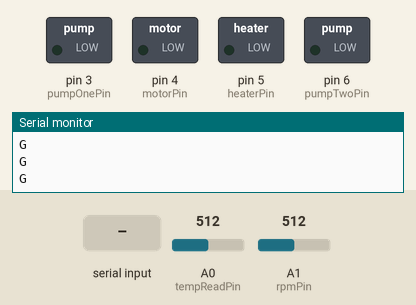
A sketch run on a simulated Arduino Uno, built with avr-gcc and run on an emulated ATmega328P. On the bench: switched loads named in the sketch (green lamp = pin HIGH), the last lines printed to the serial monitor. Inputs (shaded band) come from the test bench; at power-on: A0 (tempReadPin) = 512, A1 (rpmPin) = 512.

Above: at 1.0 s.
1.1 s: "90,45\n" received over Serial
At 2.0 s:
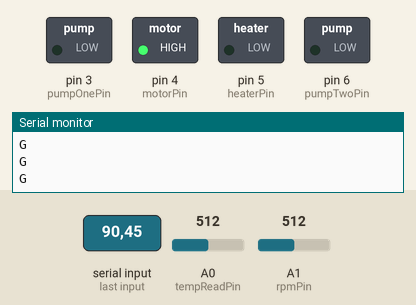
At 7.7 s:
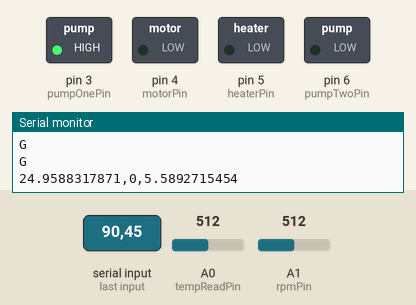
Timing chart, 0 to 8.7 s (numbered marks = the images above; inputs shaded):
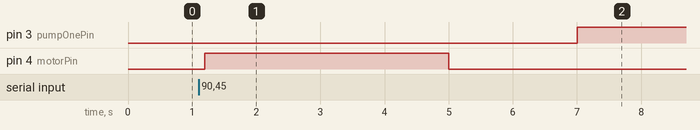

The sketch:

TestOneUI_AP.ino
```cpp
#include <math.h>
/* Pins definition*/
/* Heater */
#define heaterPin 5
#define tempReadPin A0
/* Motor */
#define motorPin 4
#define rpmPin A1
/* PH */
#define phPin A2
#define pumpOnePin 3  //pumpOne is acid
#define pumpTwoPin 6  //pumpTwo is alkali

/* global variables */
int Mode = 3; //Mode 0 -> Heating, 1 -> pH, 2 -> Stiring
char inString;
float inByte;
bool modeSetted = false;

/*Real hardware reading*/
float READTEMP;
int READRPM;
float READPH;

/* circuit variables */
// heater
float TherVal;
int Temp = 20;
float optTemp = 20;   // here i change the original 'Temp' to 'TempOpt'
// motor
int sensorMax = 0;
int optRpm = 1000;
double realRpm;
int motorVolt = 21; // the voltage putting into the analogy
// pH
float voltRead;
double volt;
double pH;  // real pH
float optPh = 5; // optimal pH

void setup() {
  Serial.begin (9600);
  establishContact();
  /* set heater pin mode */
  pinMode(heaterPin, OUTPUT);
  pinMode(tempReadPin, INPUT);
  /* set motor pin mode*/
  pinMode(motorPin, OUTPUT);
  pinMode(rpmPin, INPUT);
  /* set heater pin mode */
  pinMode(phPin, INPUT);
  pinMode(pumpOnePin, OUTPUT);
  pinMode(pumpTwoPin, OUTPUT);

  // initialization for motor sensorMaximum
  sensorMax = getSensorMax();
  analogWrite(motorPin, 0);
}

void loop() {
  Mode = 3;  //reset Mode
  setMode();
  valueInput();
  /* heater */
  TherVal = analogRead(A0);
  READTEMP = HeaterControl(TherVal);
  /* motor */
  READRPM = getRpm(sensorMax);
  inputOptRpm(optRpm);
  /* pH */
  voltRead = analogRead(A2);
  READPH = pumpControl(voltRead);
  /* Arduino -> Processing */
  Serial.print(READTEMP, DEC);
  Serial.print(',');
  Serial.print(READRPM, DEC);
  Serial.print(',');
  Serial.println(READPH, DEC);
  delay(1000);
}

/* communication functions */
void establishContact()
{
  while (Serial.available() <= 0)
  {
    Serial.println("G");
    delay(300);
  }
}

void setMode() {
  if (Serial.available() > 0) {
    inString = Serial.read();
    if ( inString == 'A' ) {
      Mode = 0;
      // debug use LED light (RED)
      /*
      digitalWrite(6, HIGH);
      digitalWrite(5, LOW);
      digitalWrite(4, LOW);
      */
    }
    else if ( inString == 'B' ) {
      Mode = 1;
      // debug use LED light (YELLOW)
      /*
      digitalWrite(5, HIGH);
      digitalWrite(6, LOW);
      digitalWrite(4, LOW);
      */
    }
    else if ( inString == 'C' ) {
      Mode = 2;
      // debug use LED light (GREEN)
      /*
      digitalWrite(4, HIGH);
      digitalWrite(6, LOW);
      digitalWrite(5, LOW);
      */
    }
  }
}

void valueInput() {
  if (Serial.available() > 0) {
    inByte = Serial.parseFloat();
    if (Mode == 0) {
      optTemp = inByte;
    }
    else if (Mode == 1) {
      optRpm = inByte;
    }
    else if (Mode == 2) {
      optPh = inByte;
    }
  }
}

/* Heater functions */
float HeaterControl(float TherVal) {
  float X;
  float T;
  int HeaterVal;
  // calculate temp
  X = (1023 / (1023 - TherVal)) - 1;
  T = 1 / (1 / 298.15 + log(X) / 4220) - 273.15;
  // control the heater
  if ( T <= Temp - 4 ) {
    HeaterVal = 180;
  }
  else if (T <= Temp - 3) {
    HeaterVal = 145;
  }
  else if (T <= Temp - 2) {
    HeaterVal = 110;
  }
  else if (T <= Temp - 1) {
    HeaterVal = 75;
  }
  else if (T <= Temp) {
    HeaterVal = 40;
  }
  else {
    HeaterVal = 0;
  }
  analogWrite(heaterPin, HeaterVal);

  return T;
}


/* motor functions */
int getSensorMax()
{
  int _sensorValue = 0;         // the sensor value
  int _sensorMin = 1023;        // minimum sensor value
  int _sensorMax = 0;           // maximum sensor value
  digitalWrite(13, HIGH);
  analogWrite(motorPin, 255);
  while (millis() < 5000)
  {
    _sensorValue = analogRead(rpmPin);
    if (_sensorValue > _sensorMax)
    {
      _sensorMax = _sensorValue;
    }
    if (_sensorValue < _sensorMin)
    {
      _sensorMin = _sensorValue;
    }
  }
  return _sensorMax;
}

void inputOptRpm(int optRpm)
{
  /* the function is for writing in speed */
  realRpm = getRpm(sensorMax);

  if (Serial.available())
  {
    if (abs(optRpm - realRpm) >= 10)
    {
      if (optRpm < realRpm)
      {
        motorVolt = motorVolt - 1;
      }
      else if (optRpm > realRpm)
      {
        motorVolt = motorVolt + 1;
      }
    }
    analogWrite (motorPin, volt);
  }
}

double getRpm(int sensorMax)
{
  double start_time = millis();
  double end_time = start_time;
  int rps = 0;
  int rpm = 0;
  int count = 0;
  int sensor = analogRead(rpmPin);
  int newstate = 0 ;  // newstate is either 0 or 1

  int halfpoint = sensorMax / 2 ;  // get the halfpoint

  while (end_time - start_time < 1000)  // here i change to 1000 rather than 2000
  {
    if (sensor < halfpoint && newstate != 1)
    {
      count++ ;
      newstate = 1;
    }
    else if (sensor > halfpoint)
    {
      newstate = 0 ;
    }
    sensor = analogRead(rpmPin);
    end_time = millis();
  }

  rps = count;
  rpm = rps * 60 ;
  return rpm;
}

/* pH functions */
float pumpControl(float voltRead) {
  // calculate ph
  volt = (voltRead * 0.001 - 0.5) / 5 - 0.177;
  pH =  7 + (volt * 9.6485309 * pow(10, 4)) / (8.314510 * (TherVal + 273.15) * 2.30258509299) - 0.29;
  // control the pumps
  if (pH > 5)
  {
    digitalWrite(pumpOnePin, HIGH);
    digitalWrite(pumpTwoPin, LOW);
  }
  if ( pH == 5)
  {
    digitalWrite(pumpOnePin, LOW);
    digitalWrite(pumpTwoPin, LOW);
  }
  if ( pH < 5)
  {
    digitalWrite(pumpOnePin, LOW);
    digitalWrite(pumpTwoPin, HIGH);
  }

  return pH;
}
```

Measured:
- after the input at 1.1 s, pin 3 (pumpOnePin): LOW → HIGH after 5.9 s; pin 4 (motorPin): LOW → HIGH after 0.10 s, → LOW 3.8 s later
